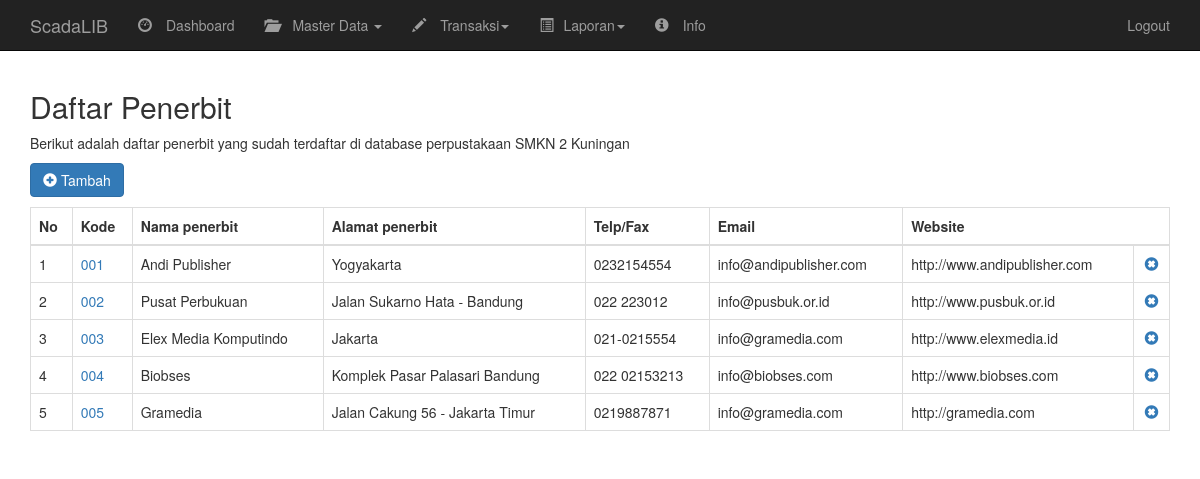
/index.php?file=penerbit_list, run on the app's committed database.
### tables this page shows
CREATE TABLE IF NOT EXISTS `tbl_penerbit` (
  `kode_penerbit` char(4) NOT NULL,
  `nama_penerbit` varchar(150) NOT NULL,
  `alamat_penerbit` varchar(250) NOT NULL,
  `telp_fax` varchar(20) NOT NULL,
  `email` varchar(150) NOT NULL,
  `website` varchar(150) NOT NULL,
  PRIMARY KEY (`kode_penerbit`)
);

### penerbit_list.php (the view, shortened to what this page needs)
<h2>Daftar Penerbit</h2>
<p>Berikut adalah daftar penerbit yang sudah terdaftar di database perpustakaan SMKN 2 Kuningan</p>
<p><a href="index.php?file=penerbit_tambah" class="btn btn-primary"><span class="glyphicon glyphicon-plus-sign"></span> Tambah</a></p>
<div class="table-responsive">
<table class="table table-bordered table-hover">
	<thead>
		<tr>
			<th>No </th>
			<th>Kode</th>
			<th>Nama penerbit</th>
			<th>Alamat penerbit</th>
			<th>Telp/Fax</th>
			<th>Email</th>
			<th colspan="2">Website</th>
		</tr>
	</thead>
	<tbody>
		<?php
		$sql_penerbit=mysqli_query($konek,"SELECT * FROM tbl_penerbit");
		$no_urut=null;
		while($data_penerbit=mysqli_fetch_array($sql_penerbit,MYSQLI_ASSOC)){
			$no_urut++;
			echo '<tr>
			<td>'.$no_urut.'</td>
			<td><a href="index.php?file=penerbit_edit&kode='.$data_penerbit['kode_penerbit'].'">'.$data_penerbit['kode_penerbit'].'</a></td>
			<td>'.$data_penerbit['nama_penerbit'].'</td>
			<td>'.$data_penerbit['alamat_penerbit'].'</td>
			<td>'.$data_penerbit['telp_fax'].'</td>
			<td>'.$data_penerbit['email'].'</td>
			<td>'.$data_penerbit['website'].'</td>
			<td align="center"><a onclick="return window.confirm(\'yakin data ini di hapus?\')" href="index.php?file=penerbit_hapus&kode='.$data_penerbit['kode_penerbit'].'"
			class="tombol"><span class="glyphicon glyphicon-remove-sign"></span></a></td>
			</tr>';
		}
		?>
	</tbody>
</table>
</div>

### data on the page
tbl_penerbit: kode_penerbit "001", nama_penerbit "Andi Publisher", alamat_penerbit "Yogyakarta", telp_fax "0232154554", email "info@andipublisher.com", website "http://www.andipublisher.com"
tbl_penerbit: kode_penerbit "002", nama_penerbit "Pusat Perbukuan", alamat_penerbit "Jalan Sukarno Hata - Bandung", telp_fax "022 223012", email "info@pusbuk.or.id", website "http://www.pusbuk.or.id"
tbl_penerbit: kode_penerbit "003", nama_penerbit "Elex Media Komputindo", alamat_penerbit "Jakarta", telp_fax "021-0215554", email "info@gramedia.com", website "http://www.elexmedia.id"
tbl_penerbit: kode_penerbit "004", nama_penerbit "Biobses", alamat_penerbit "Komplek Pasar Palasari Bandung", telp_fax "022 02153213", email "info@biobses.com", website "http://www.biobses.com"
tbl_penerbit: kode_penerbit "005", nama_penerbit "Gramedia", alamat_penerbit "Jalan Cakung 56 - Jakarta Timur", telp_fax "0219887871", email "info@gramedia.com", website "http://gramedia.com"
